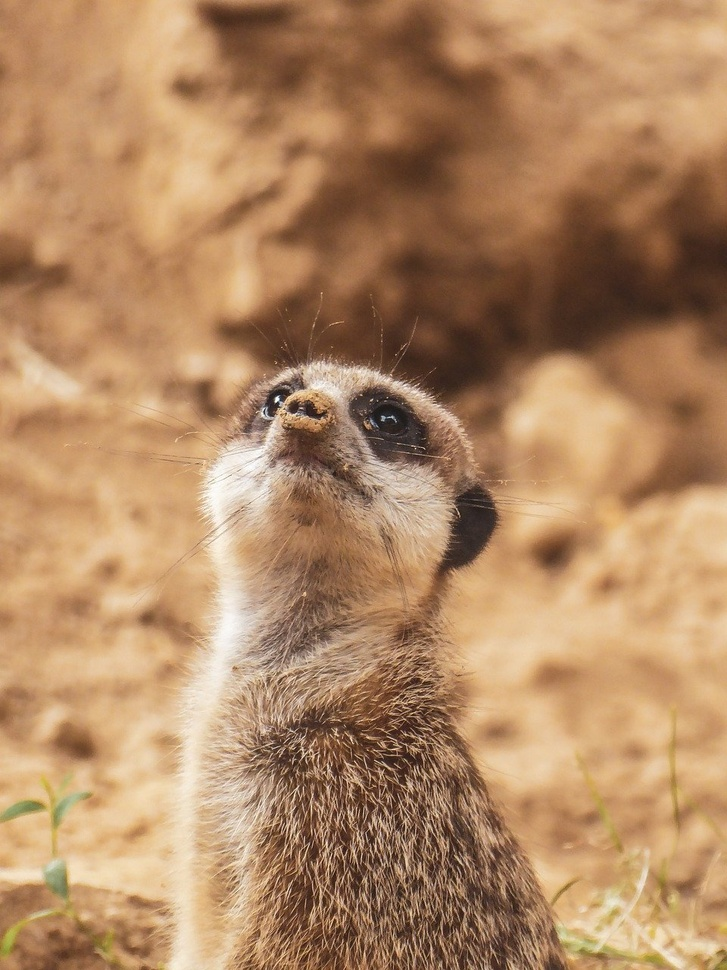
#> input picture _self-learning/img/meerkat.jpg, 727 x 970 px, shrunk from 960 x 1280 before the run, found by its file name
$ python imageio.py
#> lines starting #> are read from the running program, lines starting #| are printed output that depends on the picture
import cv2

img_file = './_self-learning/img/meerkat.jpg'           # 가져올 이미지 파일의 주소와 파일명
save_img = './_self-learning/img/meerkat_gray.jpg'      # 저장할 이미지 파일의 주소와 파일명

img_real = cv2.imread(img_file)                         # 가져온 이미지 파일을 읽어들임
#> img_real is the input picture: shape (970, 727, 3); mean B, G, R 99.7, 136.3, 176.6
img_gray = cv2.imread(img_file, cv2.IMREAD_GRAYSCALE)   # 가져온 이미지 파일을 회색조로 읽어들임
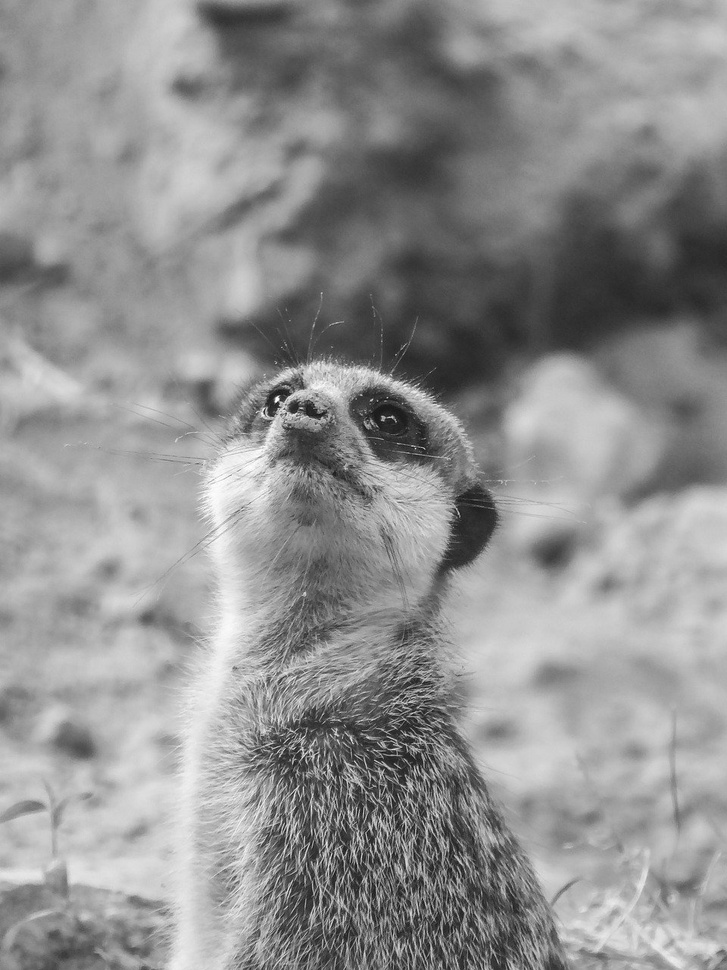
#> img_gray: shape (970, 727); min 16, max 255, mean 144.2

if img_real is not None:                                # 제대로 이미지가 로드되었으면 실행
    cv2.imshow('showshowshow', img_real)                # 'showshowshow'라는 창에 img_real 출력
    cv2.imshow('showshowgray', img_gray)                # 'showshowgray'라는 창에 img_gray 출력

    cv2.imwrite(save_img, img_gray)                     # save_img에 img_gray의 값으로 저장

    if cv2.waitKey() == 27:                             # 아스키코드 27번(ESC)이 입력되면 실행
#> (key Esc is pressed here)
        cv2.destroyAllWindows()                         # 모든 창을 닫는다
else:
    print('No image file.')                             # 이미지 로드 실패 시 출력

$ run again, with _self-learning/img/belgium.jpg copied over _self-learning/img/meerkat.jpg
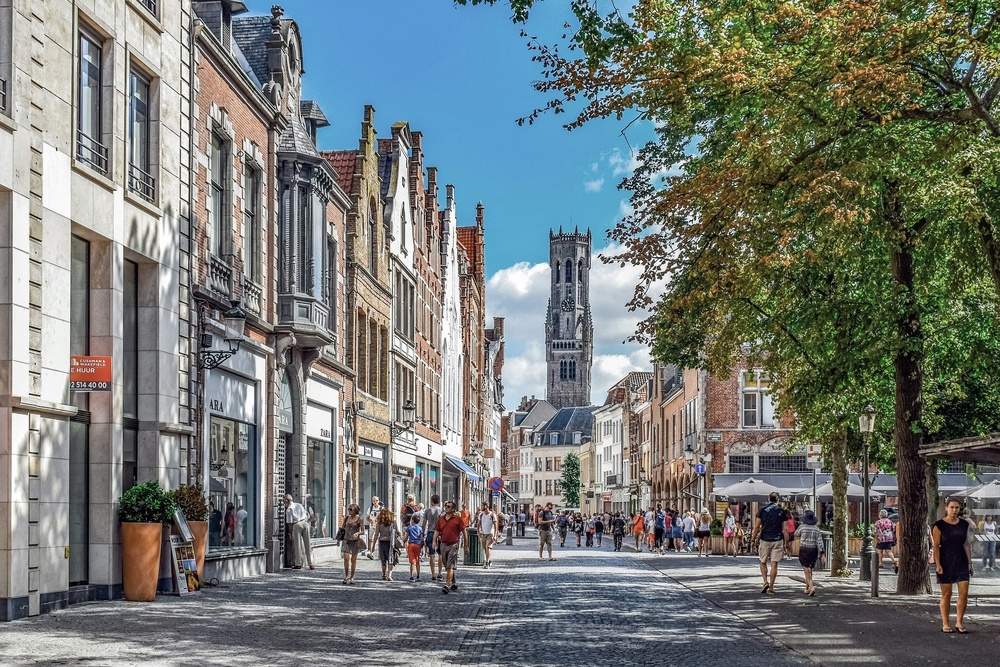
#> input picture _self-learning/img/belgium.jpg, 1000 x 667 px, shrunk from 1920 x 1280 before the run, found by its file name
#> img_real is the input picture: shape (667, 1000, 3); mean B, G, R 117.1, 120.7, 115.1
#> `img_gray = cv2.imread(img_file, cv2.IMREAD_GRAYSCALE)`:
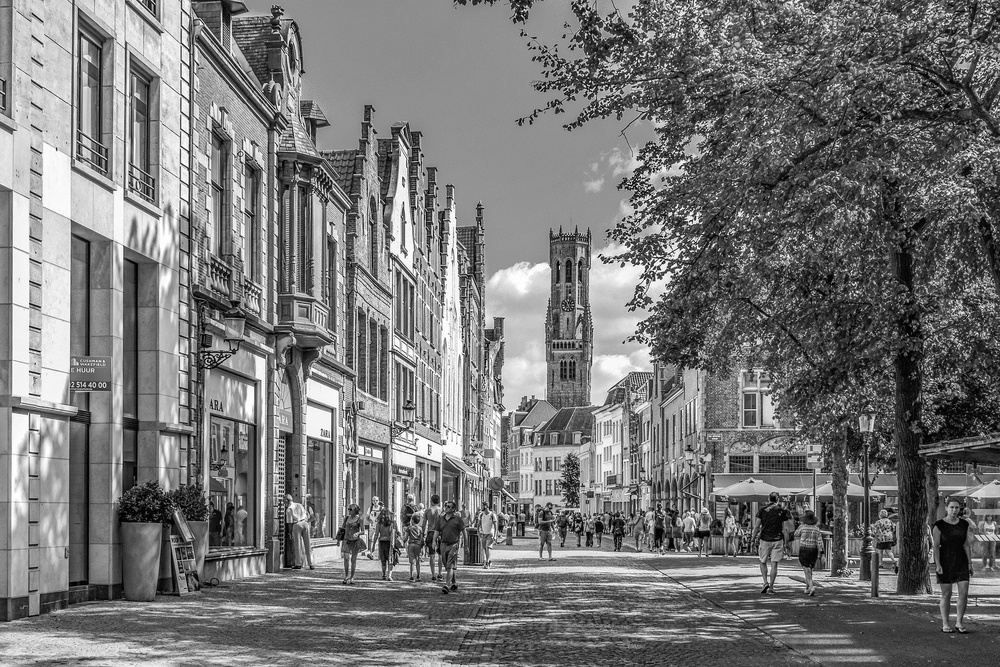
#> img_gray: shape (667, 1000); min 0, max 255, mean 118.6

$ run again, with _self-learning/img/flower.jpg copied over _self-learning/img/meerkat.jpg
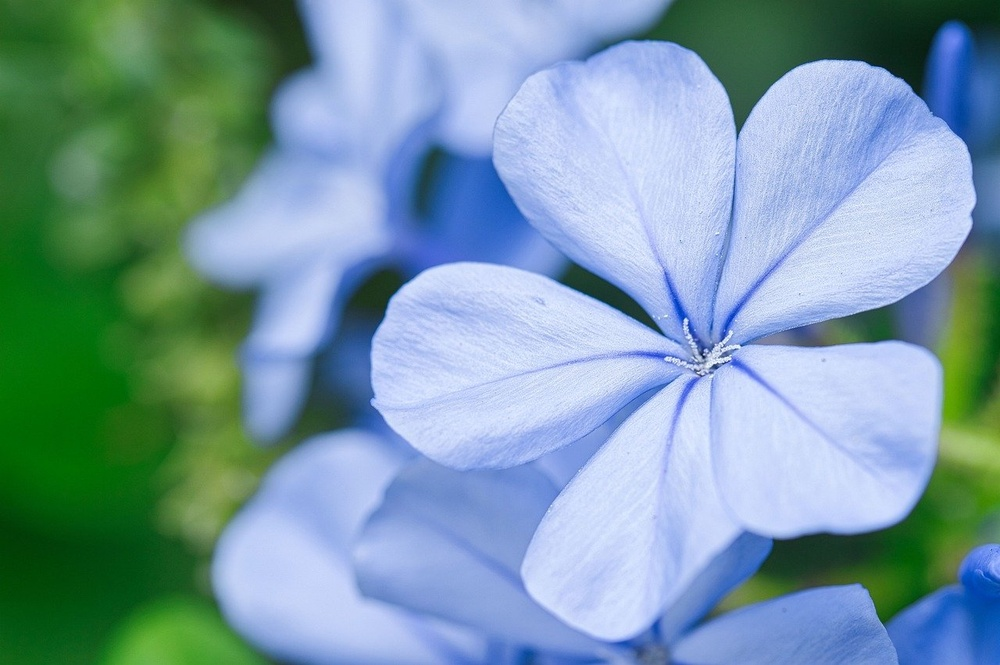
#> input picture _self-learning/img/flower.jpg, 1000 x 665 px, shrunk from 1280 x 851 before the run, found by its file name
#> img_real is the input picture: shape (665, 1000, 3); mean B, G, R 164.2, 153.8, 119.1
#> `img_gray = cv2.imread(img_file, cv2.IMREAD_GRAYSCALE)`:
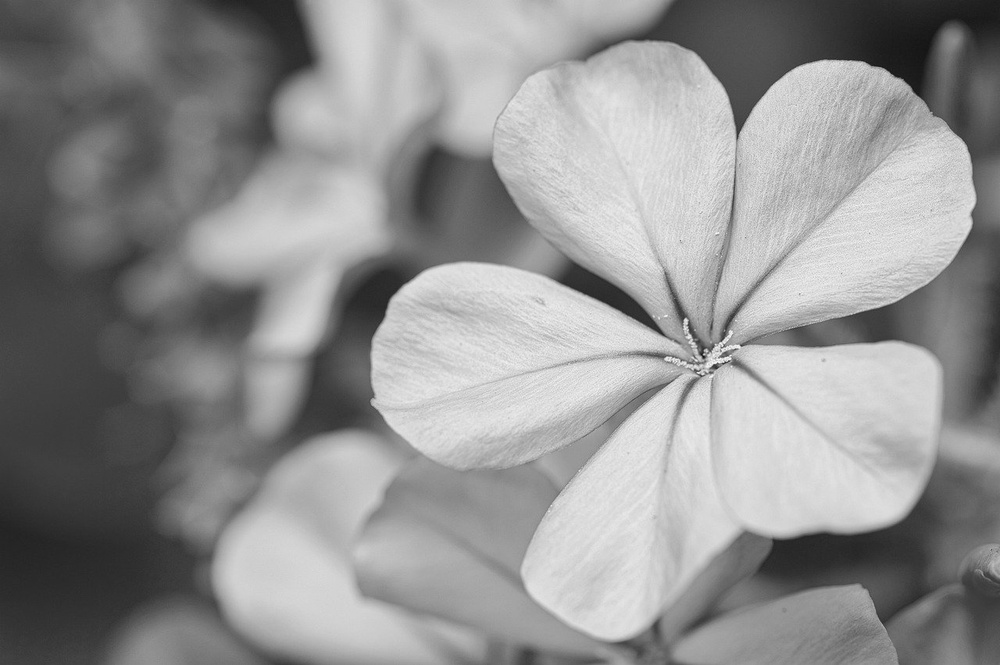
#> img_gray: shape (665, 1000); min 13, max 252, mean 144.6
